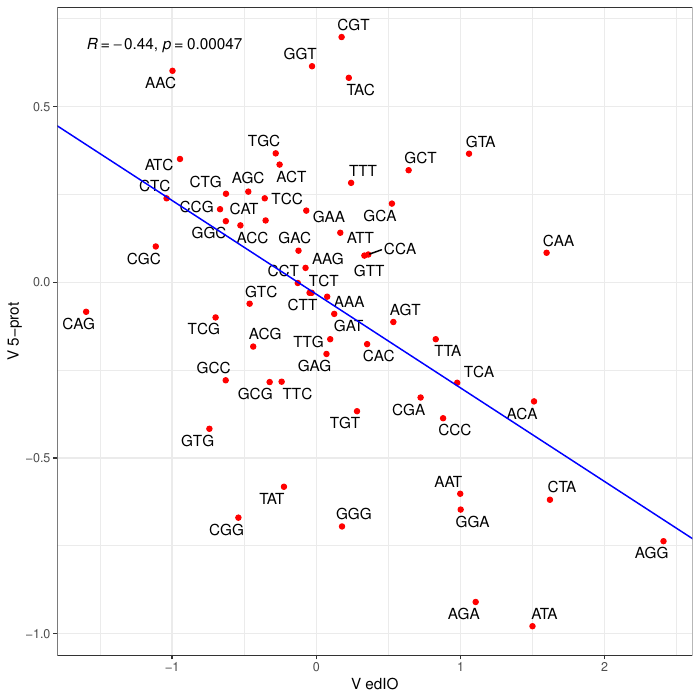

R code for this plot:
library(ggplot2)
library(ggrepel)
library(ggpubr)

#read in V5-prot for E. coli + VedIO 

data = read.csv("Ecoli_5prot_logodds_values.csv", h = TRUE)

expression_data = read.csv("logodds_Goodman.csv", h = TRUE)
expression_lo = expression_data[,c(1,3)]

#extract V5-prot log odds values and bind with VedIO

log_odds_data = data
NC_000913_lo = log_odds_data[,c("log_odds")]

log_odds_df = cbind(expression_lo, NC_000913_lo)

#Pearson's correlation between VedIO and V5-prot

ct = cor.test(expression_lo$log_odds, data$log_odds, method = "pearson")
rvals = ct$estimate

#PCA to calculate slope and intercept of regression line

pca = prcomp(~log_odds+NC_000913_lo, log_odds_df)
slp = with(pca, rotation[2,1] / rotation[1,1])
inte = with(pca, center[2] - slp*center[1])

#plot E. coli V5-prot against VedIO

pdf("figure5.pdf")
fig5 = ggplot(log_odds_df, aes(x=log_odds, y=NC_000913_lo, label = codon)) +
	geom_point(color = "red") +
	geom_text_repel() +
	theme_bw() +
	labs(x = "V edIO", y = "V 5-prot") +
	geom_abline(slope = slp, intercept = inte, colour = "blue") +
	stat_cor(label.y.npc= 0.99, method = "pearson")
print(fig5)
dev.off()